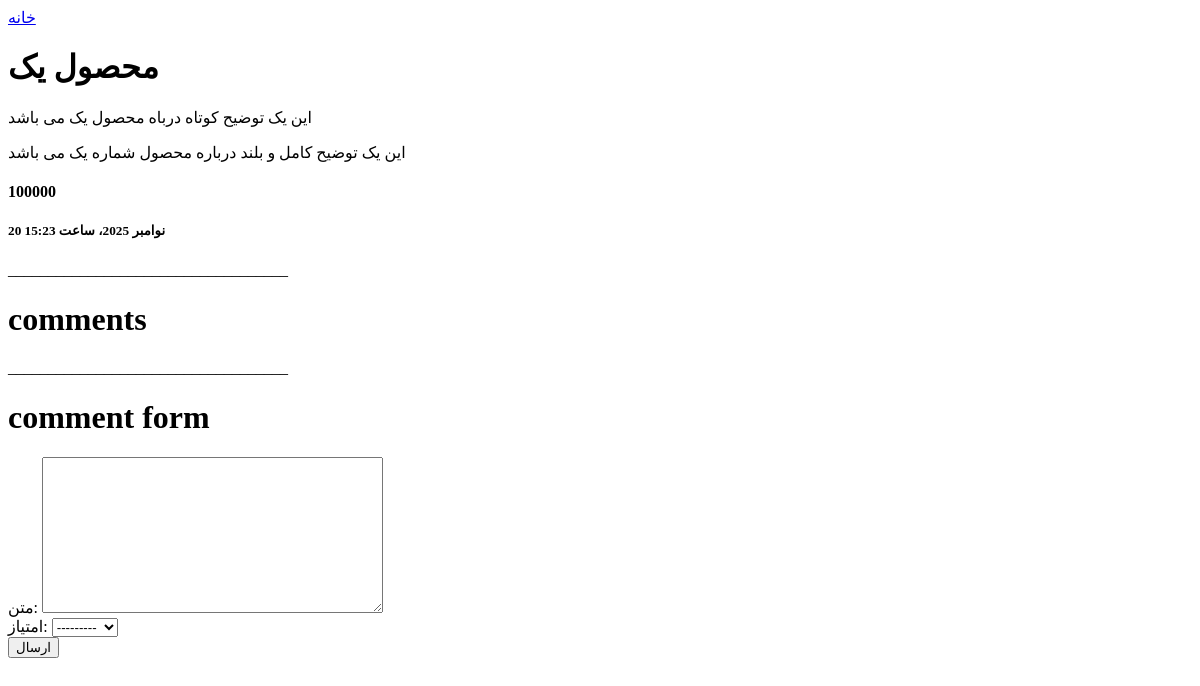
Before: /shop/1/ with the older database file.
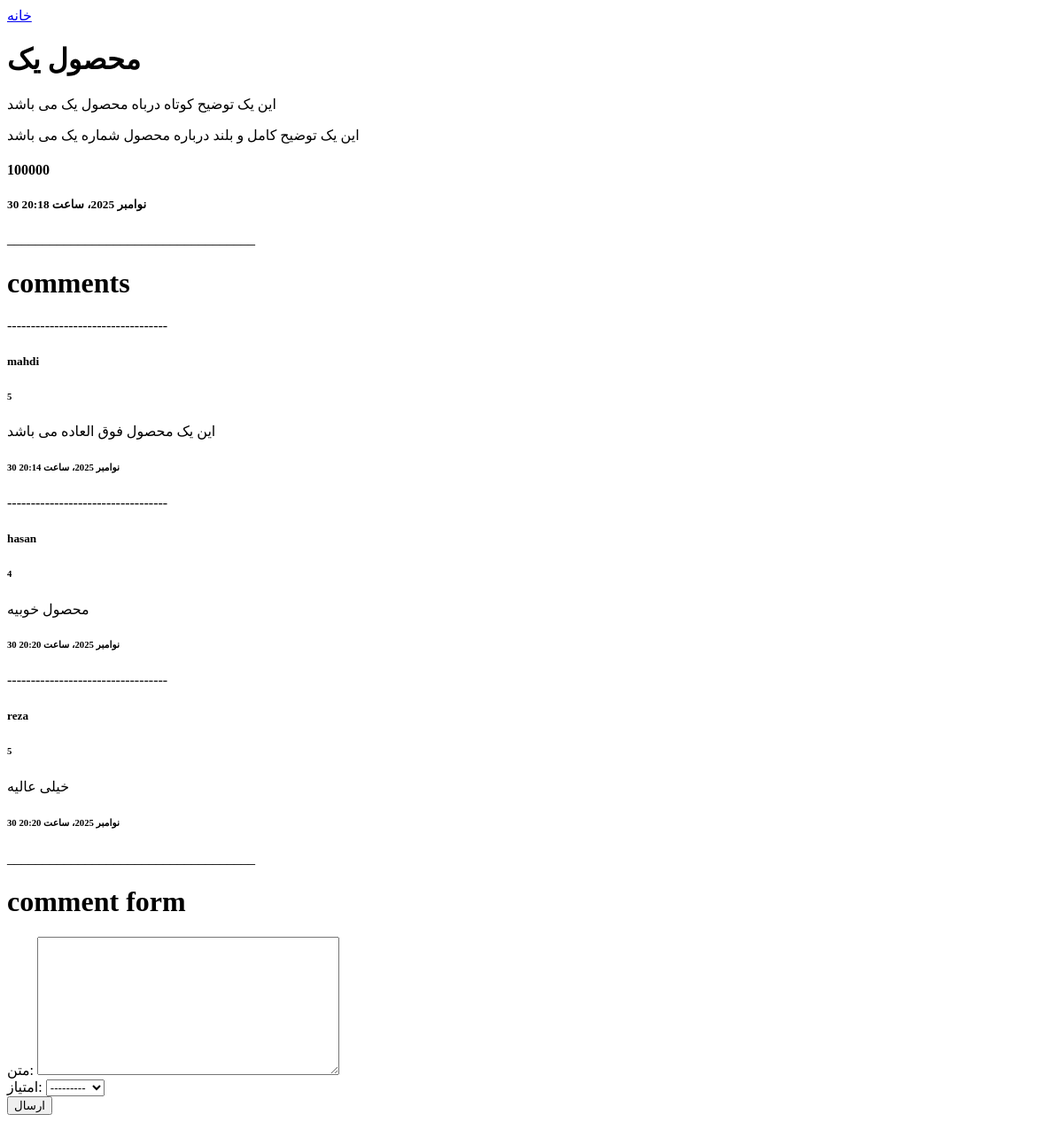
After: the same page with the newer database file.
### shop/models.py (models this page shows, shortened)
class Products(models.Model):
    title = models.CharField(max_length=100, verbose_name=_('title'))
    short_description = models.CharField(max_length=300, verbose_name=_('short description'))
    full_description = models.TextField(verbose_name=_('full description'))
    price = models.PositiveIntegerField(default=0, verbose_name=_('price'))
    active = models.BooleanField(default=True, verbose_name=_('active'))
    length = models.DecimalField(max_digits=6, decimal_places=2, blank=True, null=True, verbose_name=_('length'))
    width = models.DecimalField(max_digits=6, decimal_places=2, blank=True, null=True, verbose_name=_('width'))
    height = models.DecimalField(max_digits=6, decimal_places=2, blank=True, null=True, verbose_name=_('height'))
    datetime_created = models.DateTimeField(auto_now_add=True, verbose_name=_('datetime created'))
    datetime_modified = models.DateTimeField(auto_now=True, verbose_name=_('datetime modified'))
    class Meta:
        verbose_name = _('Product')
        verbose_name_plural = _('Products')

class CommentProduct(models.Model):
    PRODUCT_STARS = [
        ('1',_('very bad')),
        ('2',_('bad')),
        ('3',_('normal')),
        ('4',_('good')),
        ('5',_('perfect')),
    ]
    product = models.ForeignKey(
        Products,
        on_delete=models.CASCADE,
        related_name='comments',
        verbose_name=_('product'),
        )
    author = models.ForeignKey(
        get_user_model(),
        on_delete=models.CASCADE,
        related_name='comments',
        verbose_name=_('author'),
        )
    text = models.TextField(verbose_name=_('text'))
    active = models.BooleanField(default=False, verbose_name=_('active'),)
    stars = models.CharField(
        max_length=1,
        choices=PRODUCT_STARS,
        verbose_name=_('stars'),
        )
    datetime_created = models.DateTimeField(auto_now_add=True, verbose_name=_('datetime created'),)
    datetime_modified = models.DateTimeField(auto_now=True, verbose_name=_('datetime modified'),)
    objects = models.Manager()
    comment_filter = ActiveManager()
    class Meta:
        verbose_name = _('CommentProduct')
        verbose_name_plural = _('CommentProducts')

### accounts/models.py (models this page shows)
class CustomUser(AbstractUser):
    pass

### shop/views.py (the view)
# urls.py: path('<int:pk>/', views.ProductDetailView.as_view(), name='product_detail'),
class ProductDetailView(generic.DetailView):
    model = models.Products
    template_name = 'shop/product_detail.html'
    context_object_name = 'product'
    def get_context_data(self, **kwargs):
        context = super().get_context_data(**kwargs)
        context['comment_form'] = forms.CommentForm()
        return context

### shop/forms.py
class CommentForm(forms.ModelForm):
    class Meta:
        model = models.CommentProduct
        fields = ['text','stars']

### shop/templates/shop/product_detail.html (shortened to what this page needs)
<!DOCTYPE html>
<html lang="en">
  <head>
  </head>
  <body>
    <a href="{% url 'home' %}">خانه</a>
    <h1>{{ product.title }}</h1>
    <p>{{ product.short_description }}</p>
    <p>{{ product.full_description }}</p>
    <h4>{{ product.price }}</h4>
    <h5>{{ product.datetime_modified }}</h5>
    <p>___________________________________</p>
    <h1>comments</h1>
    {% for comment in product.comments.all %}
      {% if comment.active %}
        <p>----------------------------------</p>
        <h5>{{ comment.author }}</h5>
        <h6>{{ comment.stars }}</h6>
        <p>{{ comment.text }}</p>
        <h6>{{ comment.datetime_modified }}</h6>
      {% endif %}
    {% endfor %}
    <p>___________________________________</p>
    <h1>comment form</h1>
    <form action="{% url 'comment_create' product.id %}" method="post">
      {{ comment_form }}
      <button type="submit">ارسال</button>
    </form>
  </body>
</html>

Changed rows visible on the page:
changed Products "محصول یک": datetime_modified "20 نوامبر 2025، ساعت 15:23" → "30 نوامبر 2025، ساعت 20:18"
added CommentProduct: author "mahdi", stars "5", text "این یک محصول فوق العاده می باشد", datetime_modified "30 نوامبر 2025، ساعت 20:14"
added CommentProduct: author "hasan", stars "4", text "محصول خوبیه", datetime_modified "30 نوامبر 2025، ساعت 20:20"
added CommentProduct: author "reza", stars "5", text "خیلی عالیه", datetime_modified "30 نوامبر 2025، ساعت 20:20"
